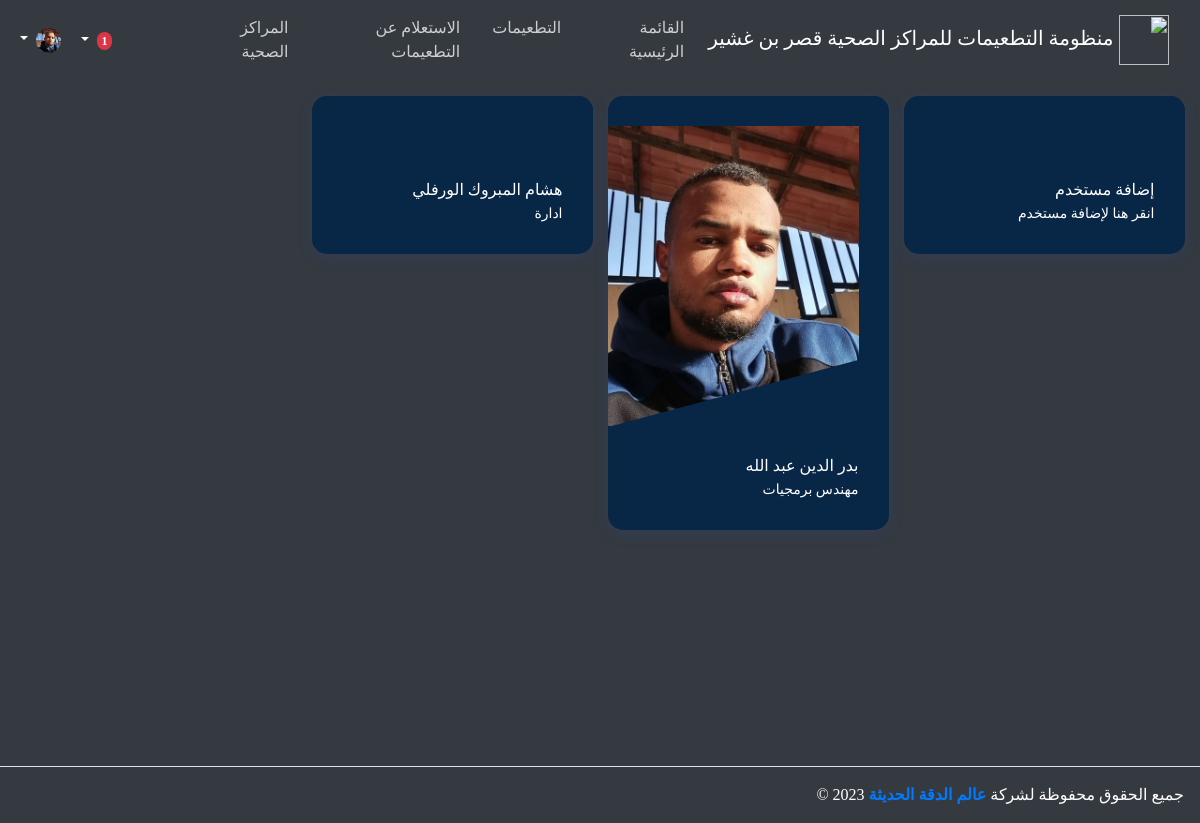
/Accounts/profiles/ (signed in), run on the app's committed database.
### accounts/models.py (models this page shows)
class Profile(models.Model):
    user=models.OneToOneField(User,on_delete=models.CASCADE)
    national_number= models.BigIntegerField(blank=True,null=True)
    address= models.CharField(max_length=50, blank=True, null=True)
    phone_number=models.CharField(max_length=15,null=True,blank=True)
    user_photo=models.ImageField(upload_to=upload_pics,null=True,blank=True)
    job_title= models.CharField(max_length=50,blank=True,null=True)
    job_place=models.ForeignKey(JobPlace,on_delete=models.SET_NULL, null=True,blank=True)
    def __str__(self) :
        if self.user.first_name =='' or self.user.first_name == None:
            return self.user.username
        return self.user.first_name + " "+ self.user.last_name

### accounts/views.py (the view, shortened to what this page needs)
# urls.py: path('profiles/',views.profiles_view,name="profiles"),
@login_required(login_url="page_not_found")
@superuser_required
def profiles_view(request):
    job_places=None
    if request.user.profile.job_place.id == 1:
        profiles=Profile.objects.all()
        job_places=JobPlace.objects.all()
    else :
        profiles =Profile.objects.filter(job_place=request.user.profile.job_place)
    context = {"profiles":profiles,"job_places":job_places}
    return render(request , 'accounts/profiles.html',context)

### accounts/views.py (called while the page is built)
def superuser_required(view_func):
    return user_passes_test(lambda u: u.is_superuser)(view_func)

### vaccination_store/models.py (called while the page is built)
    def __str__(self):
        return self.name

### templates/accounts/profiles.html (shortened to what this page needs)
{% extends 'base.html' %} {% load static %} {% block custom_css %}
<link rel="stylesheet" href="{% static 'home/css/profiles.css' %}" />
{% endblock custom_css %} {% block title %}المستخدمين{% endblock %}
{% block content%}
<div style="direction: rtl" class="wrapper">
  <div class="content-wrapper bg-dark">
    <div class="content bg-dark">
      <div class="container-fluid bg-dark">
        <div class="row">
          <div class="col-12 col-sm-6 col-lg-3 mt-3">
            <a data-bs-toggle="modal" data-bs-target="#addUser">
              <div
                class="single_advisor_profile wow fadeInUp"
                data-wow-delay="0.2s"
                style="
                  visibility: visible;
                  animation-delay: 0.2s;
                  animation-name: fadeInUp;
                ">
                <div class="advisor_thumb">
                </div>
                <div class="single_advisor_details_info">
                  <h6>إضافة مستخدم</h6>
                  <p class="designation">انقر هنا لإضافة مستخدم</p>
                </div>
              </div></a
            >
          </div>
          {% for profile in profiles %}
          <div class="col-12 col-sm-6 col-lg-3 mt-3">
            <a href="{% url 'profile_edit' profile.id %}"
              ><div
                class="single_advisor_profile wow fadeInUp"
                data-wow-delay="0.2s"
                style="
                  visibility: visible;
                  animation-delay: 0.2s;
                  animation-name: fadeInUp;
                ">
                <div class="advisor_thumb">
                  <img
                    src="{% if profile.user_photo %}{{profile.user_photo.url}} {% else %} {% static 'home/default_imges/user-defualt.png' %} {% endif %}"
                    style="wdith: 300px; height: 300px"
                    alt="" />
                </div>
                <div class="single_advisor_details_info">
                  <h6>{{profile}}</h6>
                  <p class="designation">{{profile.job_title}}</p>
                </div>
              </div></a
            >
          </div>
          {% endfor %}
        </div>
        </div>
      </div>
    </div>
  </div>
{% endblock %}

### templates/parts/navbar.html (shortened to what this page needs)
{% load static %}
{% with current_page=request.resolver_match.url_name %}
<nav
  class="navbar navbar-expand-lg navbar-dark"
  style="color: white !important">
  <div class="container-fluid">
    <div class="collapse navbar-collapse" id="navbarSupportedContent">
      <a class="navbar-brand mt-2 mt-lg-0" href="#">
        <img
          src="{% static 'dist/img/1.png' %}"
          height="50"
          width="50"
          alt=""
          loading="lazy" />
        منظومة التطعيمات للمراكز الصحية قصر بن غشير
      </a>
      <ul class="navbar-nav me-auto mb-2 mb-lg-0">
        <li
          class="nav-item {% if 'index_view' == current_page %} active {% endif %}">
          <a class="nav-link" href="{% url 'index_view' %}">القائمة الرئيسية</a>
        </li>
        <li
          class="nav-item {% if 'vaccination' == current_page %} active {% endif %}">
          <a class="nav-link"
            {% if not user.is_authenticated %} onclick="UpdateMessage('تسجيل الدخول اجباري للوصول لهذه الميزة')"data-bs-toggle="modal"
            data-bs-target="#loginModal"
           {% elif not user.is_superuser %}
            data-bs-toggle="modal"
            data-bs-target="#loginModal"
            onclick="UpdateMessage('هذا المستخدم لا يملك الصلاحيات للوصل لهذه الصفحة قم بتسجيل الدخول بمستخدم اخر')"
           {% else %}
            href="{% url 'vaccination' %}"
            {% endif %}>التطعيمات</a>
        </li>
        <li
          class="nav-item {% if 'vaccine_querey' == current_page %} active {% endif %}">
          <a class="nav-link" href="#">الاستعلام عن التطعيمات</a>
        </li>
        <li
          class="nav-item {% if 'job_places' == current_page %} active {% endif %}">
          <a class="nav-link" {% if not user.is_authenticated %} onclick="UpdateMessage('تسجيل الدخول اجباري للوصول لهذه الميزة')"data-bs-toggle="modal"
            data-bs-target="#loginModal"
           {% elif not user.is_superuser %}
            data-bs-toggle="modal"
            data-bs-target="#loginModal"
            onclick="UpdateMessage('هذا المستخدم لا يملك الصلاحيات للوصل لهذه الصفحة قم بتسجيل الدخول بمستخدم اخر')"
           {% else %}
           href="{% url 'job_places' %}"
           {% endif %}>المراكز الصحية</a>
        </li>
      </ul>
    </div>
    <div class="d-flex align-items-center">
      <a class="text-reset" href="#">
        <label for="lightSwitch" class="fas fa-moon"></label>
      </a>
      {% if user.is_authenticated %}
      <a class="text-reset me-3" href="#">
        <i class="fas fa-shopping-cart"></i>
      </a>
      <div class="dropdown">
        <a
          class="text-reset me-3 dropdown-toggle hidden-arrow"
          href="#"
          id="navbarDropdownMenuLink"
          data-bs-toggle="dropdown"
          ,
          aria-haspopup="true"
          ,
          aria-expanded="false"
          ,>
          <i class="fas fa-bell"></i>
          <span class="badge rounded-pill badge-notification bg-danger">1</span>
        </a>
      </div>
      <div class="dropdown">
        <a
          class="text-reset me-3 dropdown-toggle hidden-arrow"
          href="#"
          id="navbarDropdownMenuAvatar"
          data-bs-toggle="dropdown"
          aria-haspopup="true"
          aria-expanded="false">
          <img
            src="{% if user.profile.user_photo %}{{user.profile.user_photo.url}}{% else %}{% static 'home/default_imges/user-defualt.png' %}{% endif %}"
            class="rounded-circle"
            height="25"
            loading="lazy" />
        </a>
      </div>
      {% endif %}
    </div>
  </div>
</nav>
{% endwith %}

### static/home/css/profiles.css (style rules this page uses)
.single_advisor_profile { position: relative; margin-bottom: 50px; -webkit-transition-duration: 500ms; transition-duration: 500ms; z-index: 1; border-radius: 15px; -webkit-box-shadow: 0 0.25rem 1rem 0 rgba(47, 91, 234, 0.125); box-shadow: 0 0.25rem 1rem 0 rgba(47, 91, 234, 0.125); }
.single_advisor_profile .advisor_thumb { position: relative; z-index: 1; border-radius: 15px 15px 0 0; margin: 0 auto; padding: 30px 30px 0 30px; color:white; background-color: #082645; overflow: hidden; }
.single_advisor_profile .advisor_thumb::after { -webkit-transition-duration: 500ms; transition-duration: 500ms; position: absolute; width: 150%; height: 80px; bottom: -45px; left: -25%; content: ""; color:white; background-color: #082645; -webkit-transform: rotate(-15deg); transform: rotate(-15deg); }
.single_advisor_profile .single_advisor_details_info { position: relative; z-index: 1; padding: 30px; text-align: right; -webkit-transition-duration: 500ms; transition-duration: 500ms; border-radius: 0 0 15px 15px; color:white; background-color: #082645; }
.single_advisor_profile .single_advisor_details_info::after { -webkit-transition-duration: 500ms; transition-duration: 500ms; position: absolute; z-index: 1; width: 50px; height: 3px; color:white; background-color: #082645; content: ""; top: 12px; right: 30px; }
.single_advisor_profile .single_advisor_details_info h6 { margin-bottom: 0.25rem; -webkit-transition-duration: 500ms; transition-duration: 500ms; }
.single_advisor_profile .single_advisor_details_info p { -webkit-transition-duration: 500ms; transition-duration: 500ms; margin-bottom: 0; font-size: 14px; }

### data on the page
Profile: user_photo (picture), user.last_name "بدر الدين عبد الله", job_title "مهندس برمجيات"
Profile: user.last_name "هشام المبروك الورفلي", job_title "ادارة"
